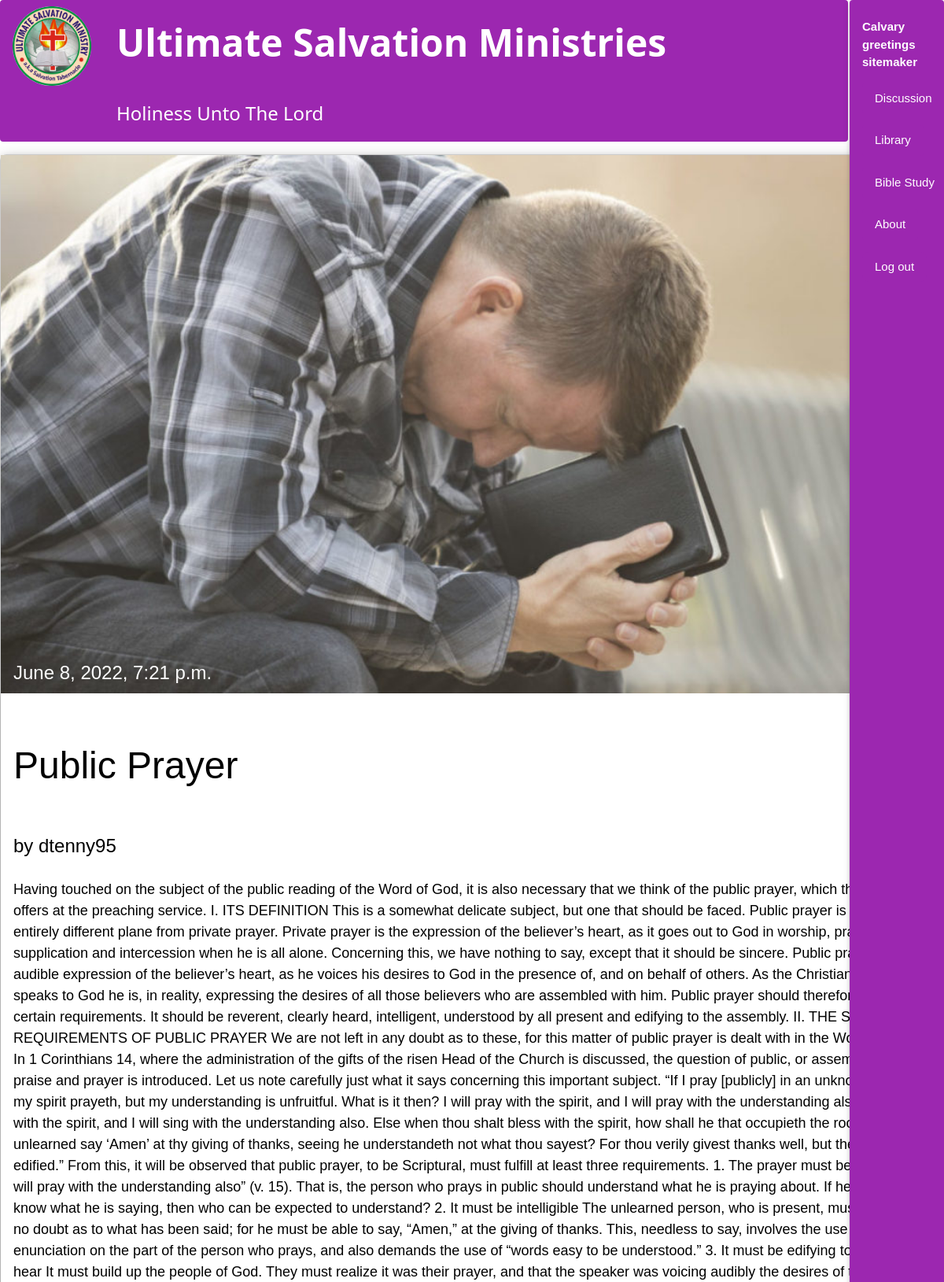
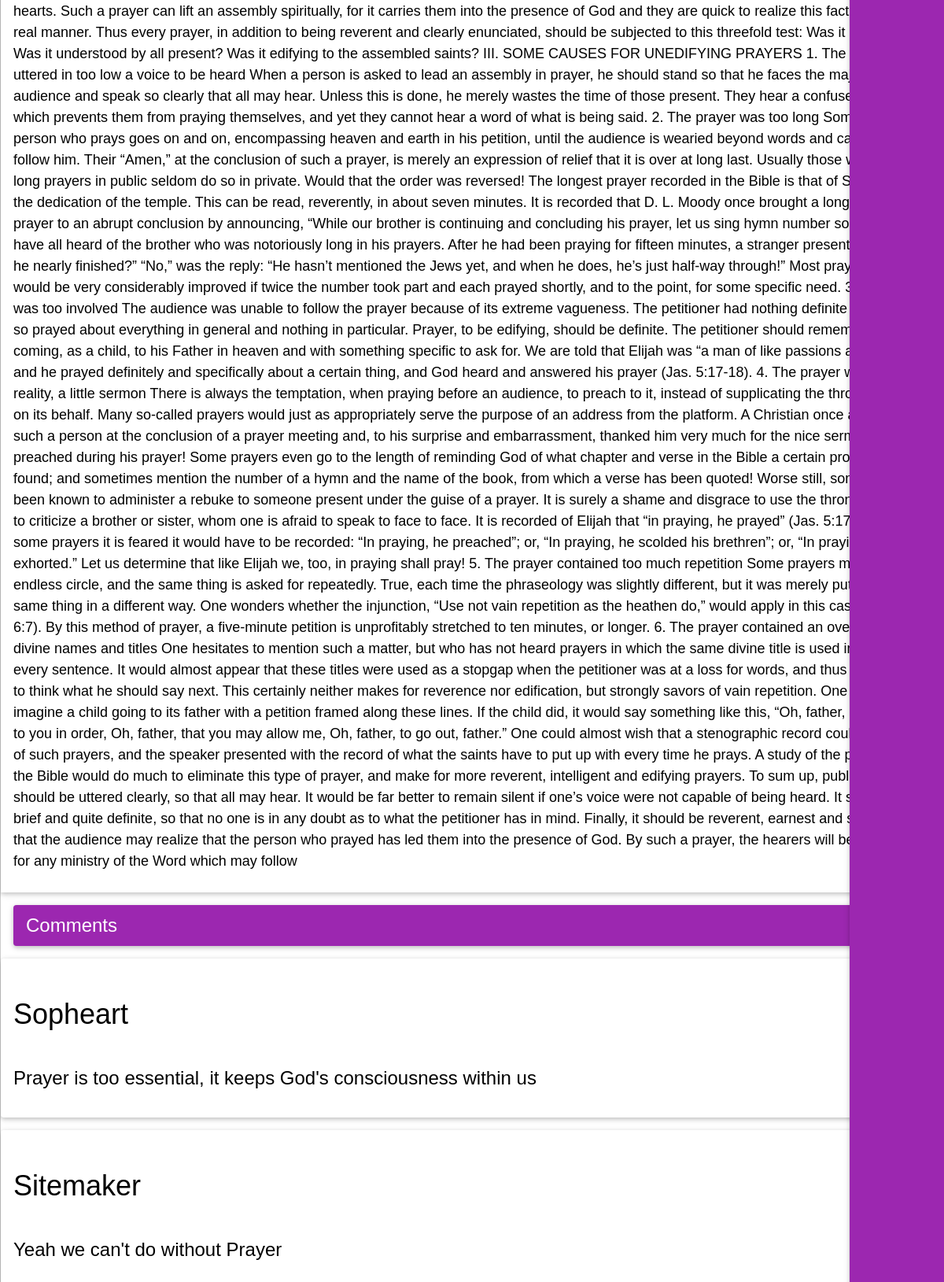
/cf14d62d-ca3e-43af-b877-5a797c04c2e8/detail (signed in), run on the app's committed database (2 pictures, top to bottom).
### users/models.py (models this page shows)
class CustomUser(AbstractUser):
    date_of_birth = models.DateField(blank=True,null=True)
    profile_pic = models.ImageField(upload_to='images/',blank=True)
    about = models.CharField(max_length=10000)

### posts/models.py (models this page shows, shortened)
class Article(models.Model):
    id = models.UUIDField(
                primary_key=True,
                default=uuid.uuid4,
                editable=False
                )
    title = models.CharField(max_length=1000)
    body = models.CharField(max_length=100000000000)
    date = models.DateTimeField(default= datetime.now)
    imgIllustration = models.ImageField(upload_to='media/',blank=True,null=True)
    author = models.ForeignKey(get_user_model(),on_delete=models.CASCADE)

class Comment(models.Model):
    article = models.ForeignKey(
            Article,
            on_delete=models.CASCADE,
            related_name='comment',
    )
    author = models.ForeignKey(get_user_model(),on_delete=models.CASCADE)
    comment = models.CharField(max_length=10000)

### posts/views.py (the view)
# urls.py: path('<uuid:pk>/detail',ArticleDetailView.as_view(),name='article_detail')
class ArticleDetailView(LoginRequiredMixin,DetailView):
    model = Article
    template_name = 'article_detail.html'
    login_url = 'account_login'
    context_object_name = 'article_detail'

### templates/article_detail.html (shortened to what this page needs)
{% extends 'base.html' %}
{% block content %}
{% load static %}
<div class=" w3-card-4 w3-margin-bottom w3-border w3-round-large ">
    <div class="w3-display-container w3-text-white w3-center">
            {% if article_detail.imgIllustration %}
            <img src="{{ article_detail.imgIllustration.url }}" class="" alt="" width="100%" style="max-width: 1200px;"/>
            {% endif %}
            <div class="w3-xlarge w3-display-bottomleft w3-padding">{{ article_detail.date }}</div>
    </div>
    <div class="w3-card w3-padding "><a >
                <p class=" w3-xxxlarge" >{{ article_detail.title }}</p>
                <p class="w3-xlarge">by {{ article_detail.author }}</p>
                <p class="w3-large">{{ article_detail.body }}</p>
            </a>
    </div>
    <div class="w3-card w3-purple w3-round w3-padding w3-margin w3-text-white w3-xlarge">Comments</div>
    {% for comment in article_detail.comment.all %}
    <div class="w3-card w3-padding w3-margin-top  w3-round" style="border-color: purple;border-width: 50px;">
        <p class="w3-xxlarge" style="text-transform:capitalize;">{{ comment.author}}</p>
        <p class="w3-xlarge">{{ comment.comment }}</p>
    </div>
    {% endfor %}
    </div>
</div>
{% endblock content %}

### templates/base.html (shortened to what this page needs)
<!DOCTYPE html>
<html lang="en">
<head>
    {% load static %}
    {% load socialaccount %}
    <link rel="stylesheet" href="{% static 'css/w3.css' %}">
    <link rel="stylesheet" href="https://cdnjs.cloudflare.com/ajax/libs/font-awesome/4.7.0/css/font-awesome.min.css">
<body>
</head>
<body>
        <div class="w3-sidebar w3-round w3-padding w3-mobile w3-purple w3-bar-block w3-collapse w3-card w3-animate-right" style="width:10%;right:0;" id="mySidebar">
            {% if user.is_authenticated %}
                <p><b>Calvary greetings {{ user.username }}</b> </p>
                <p><a href="" class=" w3-btn w3-purple w3-round">Discussion</a></p>
                <p><a href="" class=" w3-btn w3-purple w3-round ">Library</a></p>
                <p><a href="" class="w3-btn w3-purple w3-round ">Bible Study</a></p>
                <p><a href="" class="w3-btn w3-purple w3-round ">About</a></p>
                <a href="{% url 'account_logout' %}" class="w3-btn w3-purple  w3-round-large">Log out</a>
            {% endif %}
        </div>
        <div class="w3-main" style="margin-right:10.2%;top:0;">
          <div class="w3-purple w3-round">
            <div class="w3-bar">
              <div class="w3-image w3-bar-item"><img src="{% static 'images/logo.jpg' %}" alt="" class="w3-circle" width="100px"></div>
              <h1 class="w3-bar-item w3-xxxlarge"><b>Ultimate Salvation Ministries</b></h1>
              <p><h3 class="w3-animate-fading w3-bar-item">Holiness Unto The Lord</h3></p>
            </div>
          </div>
      </div>
    <div class="w3-content  w3-margin-top" style="max-width: 1200px;" >
        {% block content %}
        {% endblock content %}
</body>
</html>

### static/css/w3.css (style rules this page uses)
*,*:before,*:after { box-sizing:inherit }
html { -ms-text-size-adjust:100%;-webkit-text-size-adjust:100% }
body { margin:0 }
a { background-color:transparent }
b,strong { font-weight:bolder }
img { border-style:none }
html,body { font-family:Verdana,sans-serif;font-size:15px;line-height:1.5 }
html { overflow-x:hidden }
h1 { font-size:36px }
h3 { font-size:24px }
h1,h2,h3,h4,h5,h6 { font-family:"Segoe UI",Arial,sans-serif;font-weight:400;margin:10px 0 }
.w3-image { max-width:100%;height:auto }
img { vertical-align:middle }
a { color:inherit }
.w3-btn,.w3-button { border:none;display:inline-block;padding:8px 16px;vertical-align:middle;overflow:hidden;text-decoration:none;color:inherit;background-color:inherit;text-align:center;cursor:pointer;white-space:nowrap }
.w3-btn,.w3-button { -webkit-touch-callout:none;-webkit-user-select:none;-khtml-user-select:none;-moz-user-select:none;-ms-user-select:none;user-select:none }
.w3-tooltip,.w3-display-container { position:relative }
.w3-sidebar { height:100%;width:200px;background-color:#fff;position:fixed!important;z-index:1;overflow:auto }
.w3-main,#main { transition:margin-left .4s }
.w3-bar { width:100%;overflow:hidden }
.w3-bar .w3-bar-item { padding:8px 16px;float:left;width:auto;border:none;display:block;outline:0 }
.w3-container:after,.w3-container:before,.w3-panel:after,.w3-panel:before,.w3-row:after,.w3-row:before,.w3-row-padding:after,.w3-row-padding:before, .w3-cell-row:before,.w3-cell-row:after,.w3-clear:after,.w3-clear:before,.w3-bar:before,.w3-bar:after { content:"";display:table;clear:both }
.w3-content,.w3-auto { margin-left:auto;margin-right:auto }
.w3-content { max-width:980px }
@media (min-width:993px) { .w3-sidebar.w3-collapse { display:block!important } }
.w3-display-bottomleft { position:absolute;left:0;bottom:0 }
.w3-circle { border-radius:50% }
.w3-round,.w3-round-medium { border-radius:4px }
.w3-round-large { border-radius:8px }
.w3-card,.w3-card-2 { box-shadow:0 2px 5px 0 rgba(0,0,0,0.16),0 2px 10px 0 rgba(0,0,0,0.12) }
.w3-card-4,.w3-hover-shadow:hover { box-shadow:0 4px 10px 0 rgba(0,0,0,0.2),0 4px 20px 0 rgba(0,0,0,0.19) }
.w3-animate-fading { animation:fading 10s infinite }
.w3-animate-right { position:relative;animation:animateright 0.4s }
.w3-large { font-size:18px!important }
.w3-xlarge { font-size:24px!important }
.w3-xxlarge { font-size:36px!important }
.w3-xxxlarge { font-size:48px!important }
.w3-center { text-align:center!important }
.w3-border { border:1px solid #ccc!important }
.w3-margin { margin:16px!important }
.w3-margin-top { margin-top:16px!important }
.w3-margin-bottom { margin-bottom:16px!important }
.w3-padding { padding:8px 16px!important }
.w3-purple,.w3-hover-purple:hover { color:#fff!important;background-color:#9c27b0!important }
.w3-text-white,.w3-hover-text-white:hover { color:#fff!important }

### data on the page
CustomUser: username "sitemaker"
Article: imgIllustration (picture), date "June 8, 2022, 7:21 p.m.", title "Public Prayer", author "dtenny95", body "Having touched on the subject of the public reading of the Word of God, it is also necessary that we think of the public prayer, which the preacher offers at the preaching service. I. ITS DEFINITION This is a somewhat delicate subject, but one that should be faced. Public prayer is on an entirely different plane from private prayer. Private prayer is the expression of the believer’s heart, as it goes out to God in worship, praise, prayer, supplication and intercession when he is all alone. Concerning this, we have nothing to say, except that it should be sincere. Public prayer is the audible expression of the believer’s heart, as he voices his desires to God in the presence of, and on…"
Comment: author "Sopheart", comment "Prayer is too essential, it keeps God's consciousness within us"
Comment: author "Sitemaker", comment "Yeah we can't do without Prayer"
